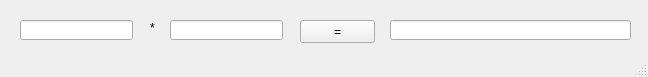
<?xml version="1.0" encoding="UTF-8"?>
<ui version="4.0">
 <class>MainWindow</class>
 <widget class="QMainWindow" name="MainWindow">
  <property name="geometry">
   <rect>
    <x>0</x>
    <y>0</y>
    <width>648</width>
    <height>77</height>
   </rect>
  </property>
  <property name="windowTitle">
   <string>MainWindow</string>
  </property>
  <widget class="QWidget" name="centralwidget">
   <widget class="QLineEdit" name="le1">
    <property name="geometry">
     <rect>
      <x>20</x>
      <y>20</y>
      <width>113</width>
      <height>20</height>
     </rect>
    </property>
   </widget>
   <widget class="QLineEdit" name="le2">
    <property name="geometry">
     <rect>
      <x>170</x>
      <y>20</y>
      <width>113</width>
      <height>20</height>
     </rect>
    </property>
   </widget>
   <widget class="QLineEdit" name="le3">
    <property name="geometry">
     <rect>
      <x>390</x>
      <y>20</y>
      <width>241</width>
      <height>20</height>
     </rect>
    </property>
   </widget>
   <widget class="QPushButton" name="pb">
    <property name="geometry">
     <rect>
      <x>300</x>
      <y>20</y>
      <width>75</width>
      <height>23</height>
     </rect>
    </property>
    <property name="text">
     <string>=</string>
    </property>
   </widget>
   <widget class="QLabel" name="label">
    <property name="geometry">
     <rect>
      <x>150</x>
      <y>20</y>
      <width>16</width>
      <height>16</height>
     </rect>
    </property>
    <property name="text">
     <string>*</string>
    </property>
   </widget>
  </widget>
  <widget class="QStatusBar" name="statusbar"/>
 </widget>
 <resources/>
 <connections/>
</ui>
